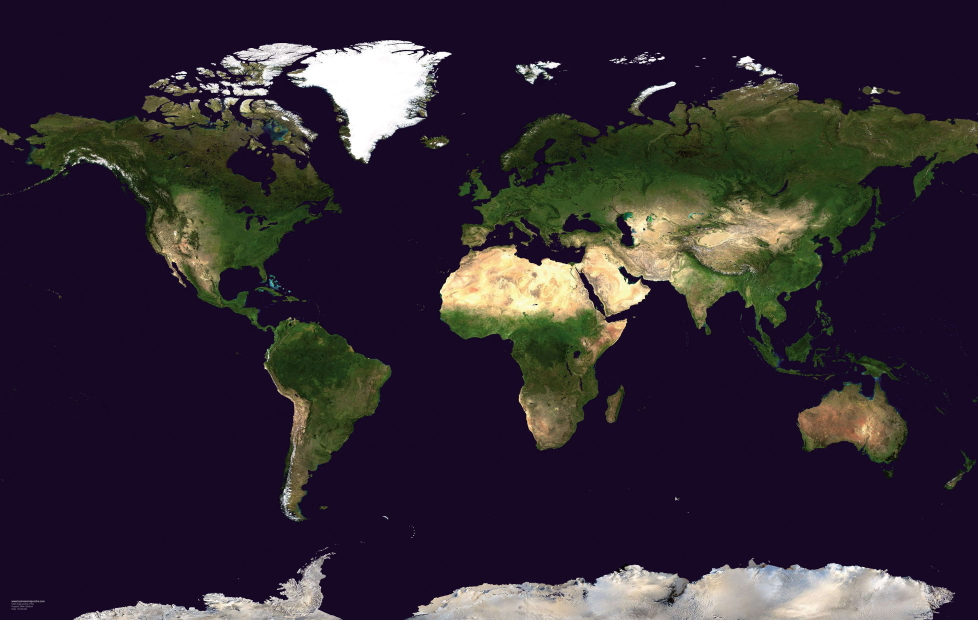
#> input picture data/root.jpg, 2932 x 1860 px (shown at 1/3 size)
$ python main.py
#> lines starting #> are read from the running program, lines starting #| are printed output that depends on the picture
import os
import gc
import weakref
import matplotlib.pyplot as plt
import matplotlib.patches as patches
from matplotlib.animation import FuncAnimation
from PIL import Image
import numpy as np
import time
from functools import lru_cache
from typing import Optional, Tuple, Dict, Any

class OptimizedQuadrantZoomViewer:
    def __init__(self, root_image_path="root.png", cache_size=16):
        self.root_image_path = root_image_path
        self.current_path = ""  # Current zoom path (e.g., "0_2_1")
        self.current_image = None
        self.fig, self.ax = plt.subplots(figsize=(10, 10))
        self.fig.canvas.mpl_connect('scroll_event', self.on_scroll)
        self.fig.canvas.mpl_connect('motion_notify_event', self.on_mouse_move)

        self.mouse_quadrant = 0  # Track which quadrant mouse is over

        # Animation state - using __slots__ equivalent with explicit cleanup
        self.is_animating = False
        self.animation_frames = 20
        self.current_frame = 0
        self.zoom_target = None
        self.zoom_start_bounds = None
        self.zoom_end_bounds = None
        self.pending_path = None
        self.zoom_direction = 1  # 1 for zoom in, -1 for zoom out
        self.animation_timer = None

        # Memory optimization: Image cache with weak references
        self._image_cache: Dict[str, Any] = {}
        self._cache_size = cache_size

        # Pre-allocate numpy arrays for quadrant bounds to avoid repeated allocation
        self._quadrant_bounds_cache = {}

        # Optimize matplotlib patches - reuse rectangles
        self._highlight_rect = None
        self._text_objects = []

        # Enable garbage collection optimizations
        gc.set_threshold(700, 10, 10)  # More aggressive GC

        # Load and display the root image
        self.load_current_image()
        self.display_image()

    def __del__(self):
        """Cleanup resources when object is destroyed"""
        self.cleanup()

    def cleanup(self):
        """Explicit cleanup method"""
        # Clear image cache
        for img in self._image_cache.values():
            if hasattr(img, 'close'):
                img.close()
        self._image_cache.clear()

        # Clear matplotlib objects
        if self._highlight_rect:
            self._highlight_rect.remove()
        for text_obj in self._text_objects:
            text_obj.remove()
        self._text_objects.clear()

        # Stop animation timer
        if self.animation_timer:
            self.animation_timer.stop()
            self.animation_timer = None

        # Clear bounds cache
        self._quadrant_bounds_cache.clear()

        # Force garbage collection
        gc.collect()

    @lru_cache(maxsize=32)
    def get_image_filename(self, path: str = "") -> str:
        """Generate filename based on current path - cached to avoid string operations"""
        if path == "":
            return self.root_image_path
        else:
            base_name, extension = os.path.splitext(self.root_image_path)
            return f"{base_name}_{path}{extension}"

    def load_current_image(self):
        """Load the current image based on the current path with caching"""
        filename = self.get_image_filename(self.current_path)

        # Check cache first
        if filename in self._image_cache:
            self.current_image = self._image_cache[filename]
            return

        try:
            # Load image
            img = Image.open(filename)

            # Cache management - remove oldest if cache is full
            if len(self._image_cache) >= self._cache_size:
                # Remove oldest entry (simple FIFO)
                oldest_key = next(iter(self._image_cache))
                old_img = self._image_cache.pop(oldest_key)
                if hasattr(old_img, 'close'):
                    old_img.close()
                # Force garbage collection after removing old image
                gc.collect()

            # Add to cache
            self._image_cache[filename] = img
            self.current_image = img
            print(f"Loaded and cached: {filename}")

        except FileNotFoundError:
            print(f"Image not found: {filename}")
            # Create and cache placeholder
            if "placeholder" not in self._image_cache:
                self._image_cache["placeholder"] = self.create_placeholder_image()
            self.current_image = self._image_cache["placeholder"]

    # [21 lines left out: function create_placeholder_image, not called in this run]

    def get_quadrant_bounds(self, quadrant: int) -> Tuple[int, int, int, int]:
        """Get the bounds of a specific quadrant - cached for performance"""
        if not self.current_image:
            return (0, 0, 0, 0)

        cache_key = (self.current_image.size, quadrant)
        if cache_key in self._quadrant_bounds_cache:
            return self._quadrant_bounds_cache[cache_key]

        img_width, img_height = self.current_image.size
        mid_x, mid_y = img_width >> 1, img_height >> 1  # Bit shift is faster than //

        bounds_map = {
            0: (0, 0, mid_x, mid_y),           # top-left
            1: (mid_x, 0, img_width, mid_y),   # top-right
            2: (0, mid_y, mid_x, img_height),  # bottom-left
            3: (mid_x, mid_y, img_width, img_height)  # bottom-right
        }

        bounds = bounds_map[quadrant]
        self._quadrant_bounds_cache[cache_key] = bounds
        return bounds

    def display_image(self):
        """Display the current image with quadrant grid overlay - optimized"""
        # Clear only what's necessary
        if self._highlight_rect:
            self._highlight_rect.remove()
            self._highlight_rect = None

        for text_obj in self._text_objects:
            text_obj.remove()
        self._text_objects.clear()

        # Only clear axes if we have a new image
        if not hasattr(self, '_last_image_size') or self._last_image_size != self.current_image.size:
            self.ax.clear()
            self._last_image_size = self.current_image.size

        if self.current_image:
            # Display the image
            self.ax.imshow(self.current_image)

            # Only show grid and highlights if not animating
            if not self.is_animating:
                # Add quadrant grid overlay
                img_width, img_height = self.current_image.size
                mid_x, mid_y = img_width >> 1, img_height >> 1

                # Draw grid lines
                self.ax.axhline(y=mid_y, color='red', linestyle='--', alpha=0.7, linewidth=2)
                self.ax.axvline(x=mid_x, color='red', linestyle='--', alpha=0.7, linewidth=2)

                # Highlight the quadrant where mouse is hovering
                x1, y1, x2, y2 = self.get_quadrant_bounds(self.mouse_quadrant)
                self._highlight_rect = patches.Rectangle((x1, y1), x2-x1, y2-y1,
                                                       linewidth=3, edgecolor='yellow',
                                                       facecolor='yellow', alpha=0.2)
                self.ax.add_patch(self._highlight_rect)

                # Add quadrant labels - reuse text objects
                text_props = dict(fontsize=20, ha='center', va='center',
                                bbox=dict(boxstyle="round,pad=0.3", facecolor="white", alpha=0.8))

                positions = [
                    (mid_x >> 1, mid_y >> 1, '0'),
                    (mid_x + (mid_x >> 1), mid_y >> 1, '1'),
                    (mid_x >> 1, mid_y + (mid_y >> 1), '2'),
                    (mid_x + (mid_x >> 1), mid_y + (mid_y >> 1), '3')
                ]

                for x, y, label in positions:
                    text_obj = self.ax.text(x, y, label, **text_props)
                    self._text_objects.append(text_obj)

            # Set title based on animation state
            if self.is_animating:
                action = "Zooming in..." if self.zoom_direction == 1 else "Zooming out..."
                self.ax.set_title(f"{action}", fontsize=12, pad=20)
            else:
                self.ax.set_title(f"Current Path: {self.current_path if self.current_path else 'root'}\n"
                                f"Scroll up over a quadrant to zoom in, scroll down to zoom out",
                                fontsize=12, pad=20)

        # Set initial view bounds
        if not self.is_animating:
            self.ax.set_xlim(0, self.current_image.size[0])
            self.ax.set_ylim(self.current_image.size[1], 0)  # Flip Y axis for image coordinates

        self.ax.set_aspect('equal')
        plt.tight_layout()
        plt.draw()

    # [141 lines left out: functions animate_zoom, start_zoom_animation, animate_step, on_mouse_move, on_scroll, not called in this run]

    def run(self):
        """Run the viewer"""
        try:
            plt.show()
        finally:
            self.cleanup()

def main():
    # Enable garbage collection debugging (optional)
    # gc.set_debug(gc.DEBUG_STATS)

    # You can change the root image filename here
    viewer = OptimizedQuadrantZoomViewer("data/root.jpg", cache_size=16)
#> in load_current_image, img is the input picture: PIL image 2932x1860 RGB; mean R, G, B 49.8, 40.5, 51.7

    try:
        viewer.run()
#> in run, `plt.show()`:
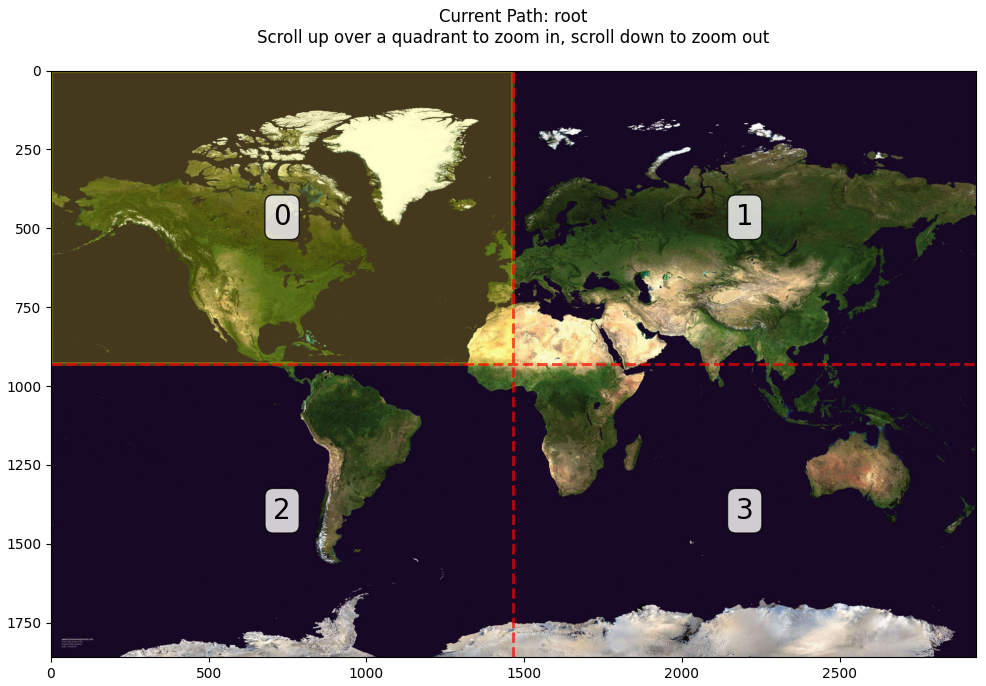
#> figure drawn by matplotlib, 1 panel
#> the loop in cleanup, `for img in self._image_cache.values():` made 1 pass
    finally:
        # Ensure cleanup happens
        viewer.cleanup()
        gc.collect()

if __name__ == "__main__":
#> (the run stopped early here; a loop or call above may not have finished)
